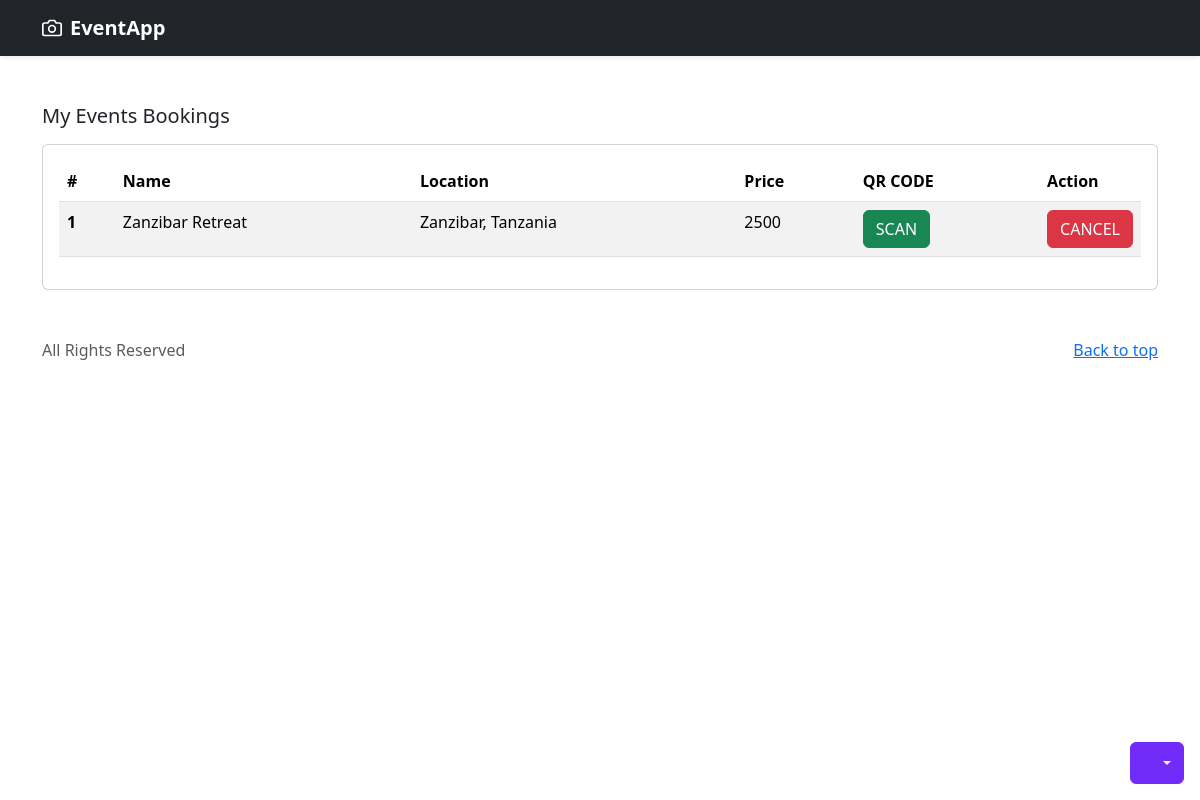
/bookings/ (signed in), run on the app's committed database.
### event/models.py (models this page shows)
class EventBooking(models.Model):
    event = models.ForeignKey(Event, on_delete=models.CASCADE)
    user = models.ForeignKey(User, on_delete=models.CASCADE)
    booking_date = models.DateTimeField(auto_now_add=True)
    booking_duration = models.PositiveIntegerField()
    is_approved = models.BooleanField(default=False)

class Event(models.Model):
    name = models.CharField(max_length=200, null=True, blank=True)
    location = models.CharField(max_length=200, null=True, blank=True)
    price = models.CharField(max_length=200, null=True, blank=True)
    time = models.DateTimeField(null=True, blank=True)
    maximum_people = models.IntegerField()
    hosts = models.CharField(max_length=200, null=True, blank=True)
    photo = models.ImageField(upload_to='event_photos/', blank=True, null=True)
    description = models.TextField(null=True, blank=True)
    created_date = models.DateTimeField(auto_now=True)

### event/views.py (the view)
# urls.py: path('bookings/', views.bookings, name="bookings"),
def bookings(request):
    if not request.user.is_authenticated:
        messages.info(request, "Please Login to proceed")
        return redirect(login_view)
    bookings = EventBooking.objects.filter(user=request.user)
    context = {
        'bookings': bookings
    }
    return render(request, 'bookings.html', context)

### templates/bookings.html (shortened to what this page needs)
{% extends 'base.html' %} {% load static %} {% block content %}
<body>
  <div class="dropdown position-fixed bottom-0 end-0 mb-3 me-3 bd-mode-toggle">
    <button
      class="btn btn-bd-primary py-2 dropdown-toggle d-flex align-items-center"
      id="bd-theme"
      type="button"
      aria-expanded="false"
      data-bs-toggle="dropdown"
      aria-label="Toggle theme (auto)"
    >
      <svg class="bi my-1 theme-icon-active" width="1em" height="1em">
        <use href="#circle-half"></use>
      </svg>
    </button>
  </div>
  <header data-bs-theme="dark">
    <div class="navbar navbar-dark bg-dark shadow-sm">
      <div class="container">
        <a
          href="{% url 'home' %}"
          class="navbar-brand d-flex align-items-center"
        >
          <strong>EventApp</strong>
        </a>
      </div>
    </div>
  </header>
  <main>
    <div class="container mt-5">
      <h5 class="pb-2">My Events Bookings</h5>
      <div class="card">
        <div class="card-body">
          <table class="table table-striped">
            <thead>
              <tr>
                <th>#</th>
                <th>Name</th>
                <th>Location</th>
                <th>Price</th>
                <th>QR CODE</th>
                <th class="col-1">Action</th>
              </tr>
            </thead>
            <tbody>
                {% for book in bookings %}
                <tr>
                    <th scope="row">1</th>
                    <td>{{ book.event.name }}</td>
                    <td>{{ book.event.location }}</td>
                    <td>{{ book.event.price }}</td>
                    <td><button class="btn btn-success">SCAN</button></td>
                    <td>
                      <button class="btn btn-danger">
                        <a class="text-white text-decoration-none" href=""
                          >CANCEL</a
                        >
                      </button>
                    </td>
                  </tr>
                {% endfor %}
            </tbody>
          </table>
        </div>
      </div>
    </div>
  </main>
  <footer class="text-body-secondary py-5">
    <div class="container">
      <p class="float-end mb-1">
        <a href="#">Back to top</a>
      </p>
      All Rights Reserved
    </div>
  </footer>
</body>
{% endblock content %}

### static/style.css (style rules this page uses)
.bi { vertical-align: -.125em; fill: currentColor; }
.btn-bd-primary { --bd-violet-bg: #712cf9; --bd-violet-rgb: 112.520718, 44.062154, 249.437846; --bs-btn-font-weight: 600; --bs-btn-color: var(--bs-white); --bs-btn-bg: var(--bd-violet-bg); --bs-btn-border-color: var(--bd-violet-bg); --bs-btn-hover-color: var(--bs-white); --bs-btn-hover-bg: #6528e0; --bs-btn-hover-border-color: #6528e0; --bs-btn-focus-shadow-rgb: var(--bd-violet-rgb); --bs-btn-active-color: var(--bs-btn-hover-color); --bs-btn-active-bg: #5a23c8; --bs-btn-active-border-color: #5a23c8; }
.bd-mode-toggle { z-index: 1500; }

### data on the page
EventBooking: event.name "Zanzibar Retreat", event.location "Zanzibar, Tanzania", event.price "2500"
